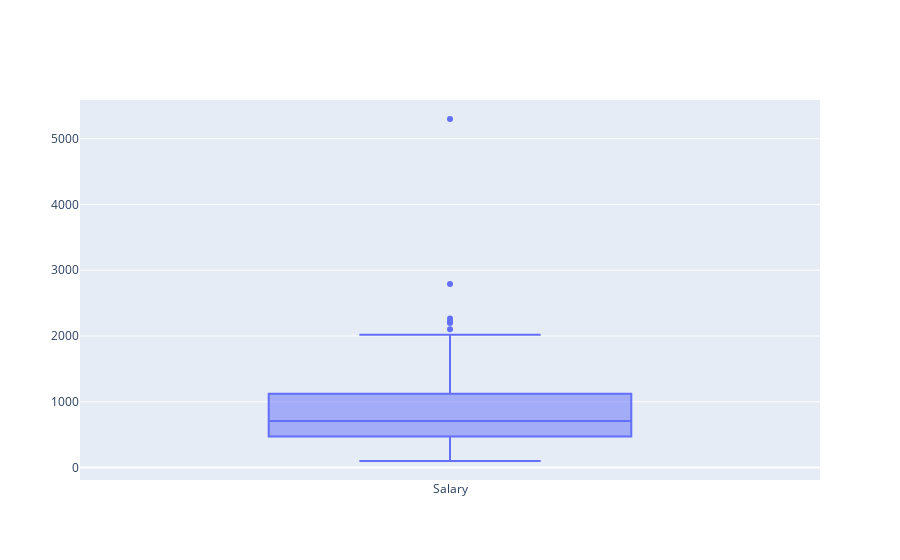

Write notebook code for a chart like this one.
### Code cell
fig = go.Figure()
fig.add_trace(go.Box(y = E_S['Salary'], name='Salary'))
fig.show()

### Figure 1 — Plotly figure (JSON) as saved in the notebook; plotly's stock layout.template omitted (floating-point values rounded to 4 significant figures; data arrays with more than 128 entries replaced by an {"elided": "..."} marker saying what was removed)
{"data": [{"name": "Salary", "type": "box", "y": {"elided": "177 int values"}}], "layout": {}}
